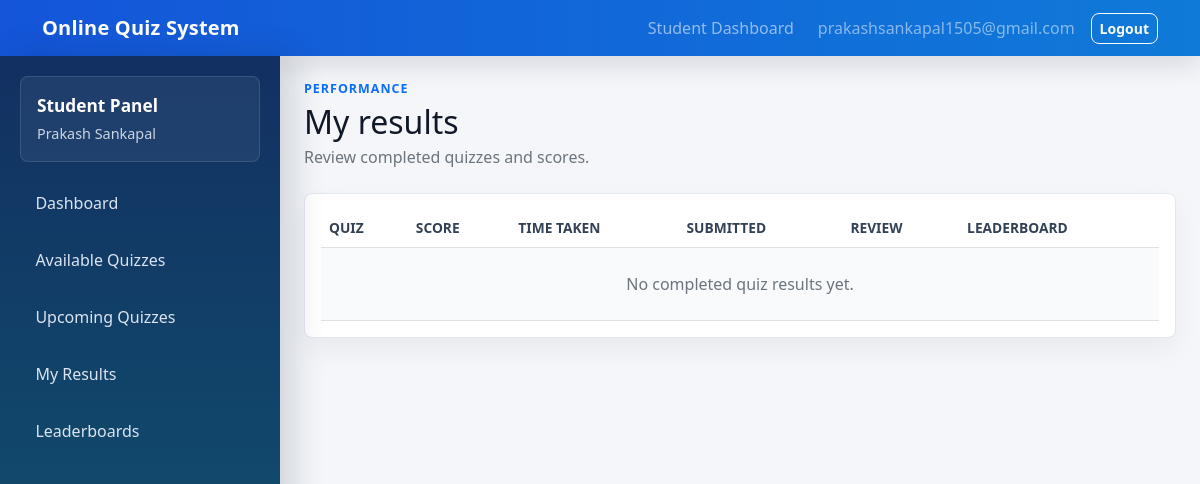
/student/results/ (signed in), run on an earlier commit of the app's database.
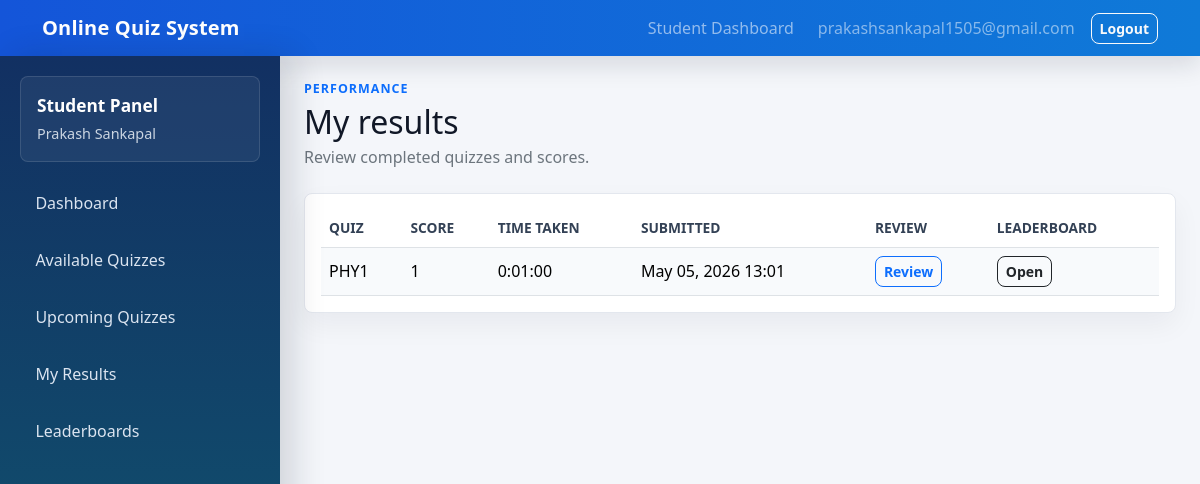
And on a later commit of the database.
### quizzes/models.py (models this page shows, shortened)
class Attempt(models.Model):
    user = models.ForeignKey(settings.AUTH_USER_MODEL, on_delete=models.CASCADE, related_name="attempts")
    quiz = models.ForeignKey(Quiz, on_delete=models.CASCADE, related_name="attempts")
    score = models.PositiveIntegerField(default=0)
    start_time = models.DateTimeField(default=timezone.now)
    end_time = models.DateTimeField(blank=True, null=True)
    time_taken = models.DurationField(blank=True, null=True)
    tab_switch_count = models.PositiveIntegerField(default=0)
    fullscreen_exit_count = models.PositiveIntegerField(default=0)
    fullscreen_violation_submitted = models.BooleanField(default=False)
    is_submitted = models.BooleanField(default=False)
    question_order = models.JSONField(default=list, blank=True)
    option_order = models.JSONField(default=dict, blank=True)
    class Meta:
        constraints = [
            models.UniqueConstraint(fields=["user", "quiz"], name="unique_user_quiz_attempt")
        ]
        ordering = ["-start_time"]

class Quiz(models.Model):
    teacher = models.ForeignKey(
        settings.AUTH_USER_MODEL,
        on_delete=models.CASCADE,
        related_name="created_quizzes",
        blank=True,
        null=True,
    )
    title = models.CharField(max_length=200)
    description = models.TextField()
    category = models.CharField(max_length=100)
    year = models.CharField(max_length=20, default="1")
    branch = models.CharField(max_length=100, default="CSE")
    section = models.CharField(max_length=20, default="A")
    time_limit = models.PositiveIntegerField(help_text="Time limit in minutes")
    start_time = models.DateTimeField()
    end_time = models.DateTimeField()
    access_code = models.CharField(max_length=50, blank=True, null=True)
    class Meta:
        ordering = ["start_time", "title"]

### quizzes/views.py (the view)
# urls.py: path("student/results/", views.student_results, name="student_results"),
@login_required
def student_results(request):
    if request.user.is_staff:
        return redirect("teacher_dashboard")
    attempts = (
        Attempt.objects.filter(user=request.user, is_submitted=True)
        .select_related("quiz")
        .order_by("-end_time")
    )
    return render(request, "quizzes/student_results.html", {"attempts": attempts})

### quizzes/templates/quizzes/student_results.html (shortened to what this page needs)
{% extends "quizzes/student_base.html" %}
{% block student_content %}
<div class="mb-4">
    <p class="eyebrow mb-1">Performance</p>
    <h1 class="h2 mb-1">My results</h1>
    <p class="text-secondary mb-0">Review completed quizzes and scores.</p>
</div>
<div class="section-panel">
    <div class="table-responsive">
        <table class="table table-striped align-middle mb-0">
            <thead><tr><th>Quiz</th><th>Score</th><th>Time taken</th><th>Submitted</th><th>Review</th><th>Leaderboard</th></tr></thead>
            <tbody>
            {% for attempt in attempts %}
                <tr>
                    <td>{{ attempt.quiz.title }}</td>
                    <td>{{ attempt.score }}</td>
                    <td>{{ attempt.time_taken }}</td>
                    <td>{{ attempt.end_time|date:"M d, Y H:i" }}</td>
                    <td><a class="btn btn-sm btn-outline-primary" href="{% url 'result' attempt.id %}">Review</a></td>
                    <td><a class="btn btn-sm btn-outline-dark" href="{% url 'leaderboard' attempt.quiz.id %}">Open</a></td>
                </tr>
            {% empty %}
                <tr><td colspan="6" class="text-center text-secondary py-4">No completed quiz results yet.</td></tr>
            {% endfor %}
            </tbody>
        </table>
    </div>
</div>
{% endblock %}

What changed in the data, as far as the page shows it:
added Attempt: quiz "PHY1", score "1", time_taken "0:01:00", end_time "May 05, 2026 13:01"
Also different on the page:
text no longer shown: "No completed quiz results yet."
